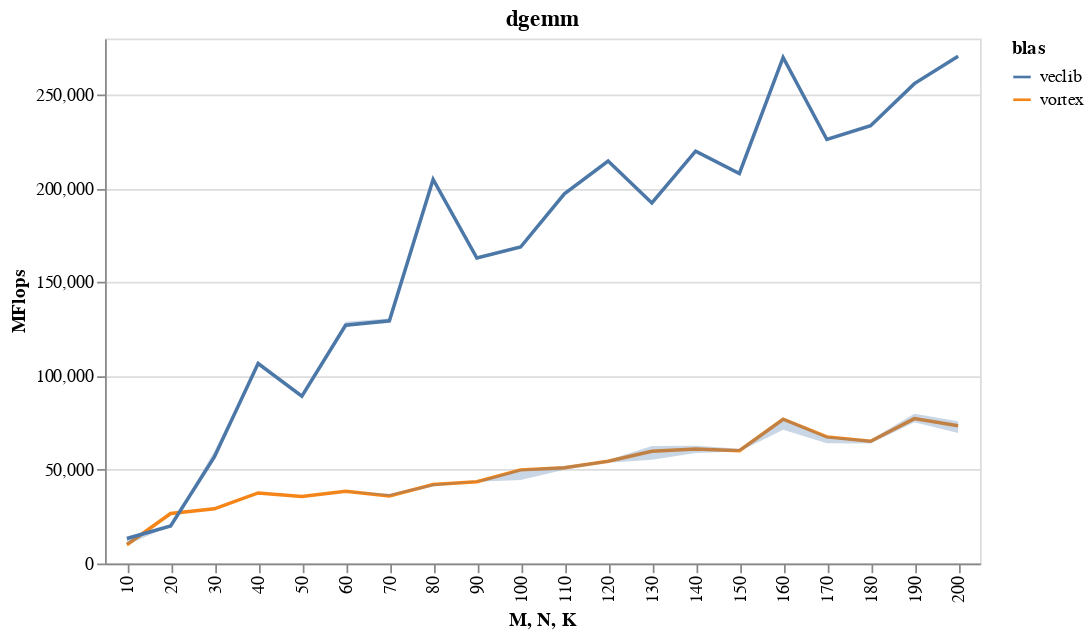

Notebook code for this chart:
### Code cell
def gen_chart(df: pd.DataFrame):
    df_long = df.melt(id_vars="blas")
    
    line_chart = alt.Chart(df_long).mark_line().encode(
        x=alt.X("label:O", title="M, N, K"),
        y=alt.Y("median(value):Q", title="MFlops"),
        color=alt.Color("blas")
    )
    band_chart = alt.Chart(df_long).mark_errorband(extent='iqr').encode(
        x='label:O',
        y=alt.Y('value', title='MFlops'),
    )
    
    return line_chart + band_chart

vortex_chart = gen_chart(vortex_df)
veclib_chart = gen_chart(veclib_df)

(vortex_chart + veclib_chart).properties(title="dgemm", width=500, height=300)

### Figure 1 — Vega-Lite specification as saved in the notebook (floating-point values rounded to 4 significant figures; data arrays with more than 128 entries replaced by an {"elided": "..."} marker saying what was removed)
{"config": {"view": {"continuousWidth": 400, "continuousHeight": 300}}, "layer": [{"mark": "line", "encoding": {"color": {"type": "nominal", "field": "blas"}, "x": {"type": "ordinal", "field": "label", "title": "M, N, K"}, "y": {"type": "quantitative", "aggregate": "median", "field": "value", "title": "MFlops"}}}, {"mark": {"type": "errorband", "extent": "iqr"}, "encoding": {"x": {"type": "ordinal", "field": "label"}, "y": {"type": "quantitative", "field": "value", "title": "MFlops"}}}, {"layer": [{"mark": "line", "encoding": {"color": {"type": "nominal", "field": "blas"}, "x": {"type": "ordinal", "field": "label", "title": "M, N, K"}, "y": {"type": "quantitative", "aggregate": "median", "field": "value", "title": "MFlops"}}}, {"mark": {"type": "errorband", "extent": "iqr"}, "encoding": {"x": {"type": "ordinal", "field": "label"}, "y": {"type": "quantitative", "field": "value", "title": "MFlops"}}}], "data": {"name": "data-cfbfe1b43d38b44fb31332a58a9e6064"}}], "data": {"name": "data-ea0aa9b34cf7c562ee891e0bea330f8f"}, "height": 300, "title": "dgemm", "width": 500, "$schema": "https://vega.github.io/schema/vega-lite/v4.8.1.json", "datasets": {"data-ea0aa9b34cf7c562ee891e0bea330f8f": {"elided": "180 records"}, "data-cfbfe1b43d38b44fb31332a58a9e6064": {"elided": "180 records"}}}
